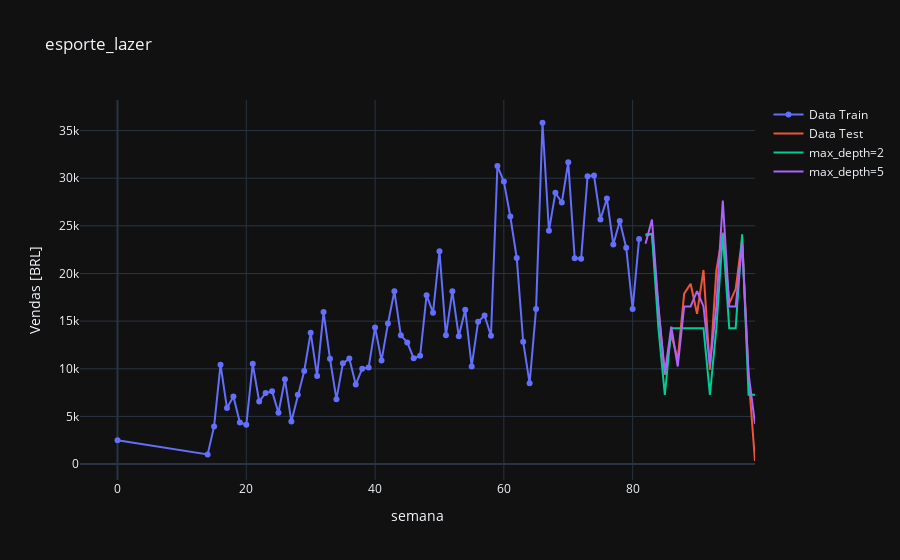

Notebook cell for this chart:
### Markdown cell above
## Ploting the results

### Code cell
fig = go.Figure()

fig.add_trace(go.Scatter(
    name='Data Train',
    x = X_train[freq], 
    y = y_train,
    mode='markers+lines'
    ))

fig.add_trace(go.Scatter(
    name='Data Test',
    x = X_test[freq], 
    y = y_test,
    mode='lines'
    ))

fig.add_trace(go.Scatter(
    name="max_depth=2",
    x = X_test[freq],
    y = y_1,
    mode='lines'
    ))

fig.add_trace(go.Scatter(
    name="max_depth=5",
    x = X_test[freq],
    y = y_2,
    mode='lines'
    ))

fig.update_layout(
    title= filter,
    template='plotly_dark',
    xaxis_title=freq,
    yaxis_title='Vendas [BRL]')

fig.show()

### Figure 1 — Plotly figure (JSON) as saved in the notebook; plotly's stock layout.template omitted (floating-point values rounded to 4 significant figures)
{"data": [{"mode": "markers+lines", "name": "Data Train", "type": "scatter", "x": [0, 14, 15, 16, 17, 18, 19, 20, 21, 22, 23, 24, 25, 26, 27, 28, 29, 30, 31, 32, 33, 34, 35, 36, 37, 38, 39, 40, 41, 42, 43, 44, 45, 46, 47, 48, 49, 50, 51, 52, 53, 54, 55, 56, 57, 58, 59, 60, 61, 62, 63, 64, 65, 66, 67, 68, 69, 70, 71, 72, 73, 74, 75, 76, 77, 78, 79, 80, 81], "y": [2491.0, 1014.0, 3952.0, 10430.0, 5874.0, 7085.0, 4373.0, 4118.0, 10520.0, 6571.0, 7457.0, 7636.0, 5380.0, 8892.0, 4481.0, 7280.0, 9764.0, 13790.0, 9250.0, 15950.0, 11040.0, 6813.0, 10570.0, 11070.0, 8342.0, 10010.0, 10150.0, 14340.0, 10860.0, 14750.0, 18140.0, 13510.0, 12770.0, 11090.0, 11370.0, 17730.0, 15870.0, 22330.0, 13510.0, 18130.0, 13410.0, 16200.0, 10240.0, 14940.0, 15580.0, 13460.0, 31280.0, 29640.0, 25980.0, 21630.0, 12850.0, 8476.0, 16260.0, 35820.0, 24480.0, 28460.0, 27450.0, 31680.0, 21590.0, 21550.0, 30200.0, 30280.0, 25670.0, 27870.0, 23030.0, 25500.0, 22700.0, 16280.0, 23630.0]}, {"mode": "lines", "name": "Data Test", "type": "scatter", "x": [82, 83, 84, 85, 86, 87, 88, 89, 90, 91, 92, 93, 94, 95, 96, 97, 98, 99], "y": [23960.0, 24180.0, 16350.0, 9357.0, 13580.0, 10970.0, 17890.0, 18930.0, 15770.0, 20370.0, 9898.0, 20320.0, 24300.0, 16850.0, 18370.0, 23690.0, 9184.0, 322.9]}, {"mode": "lines", "name": "max_depth=2", "type": "scatter", "x": [82, 83, 84, 85, 86, 87, 88, 89, 90, 91, 92, 93, 94, 95, 96, 97, 98, 99], "y": [24110.0, 24110.0, 14260.0, 7271.0, 14260.0, 14260.0, 14260.0, 14260.0, 14260.0, 14260.0, 7271.0, 14260.0, 24110.0, 14260.0, 14260.0, 24110.0, 7271.0, 7271.0]}, {"mode": "lines", "name": "max_depth=5", "type": "scatter", "x": [82, 83, 84, 85, 86, 87, 88, 89, 90, 91, 92, 93, 94, 95, 96, 97, 98, 99], "y": [23120.0, 25670.0, 16550.0, 9507.0, 14430.0, 10240.0, 16550.0, 16550.0, 18140.0, 16550.0, 10400.0, 16550.0, 27660.0, 16550.0, 16550.0, 23120.0, 9507.0, 4231.0]}], "layout": {"autosize": true, "title": {"text": "esporte_lazer"}, "xaxis": {"autorange": true, "range": [-5.405, 99], "title": {"text": "semana"}, "type": "linear"}, "yaxis": {"autorange": true, "range": [-1859.0, 38690.0], "title": {"text": "Vendas [BRL]"}, "type": "linear"}}}
